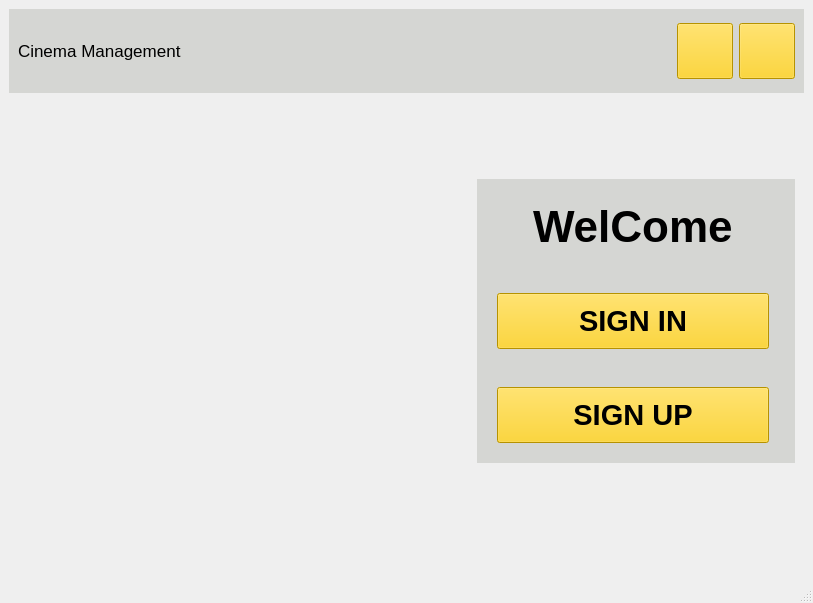
<?xml version="1.0" encoding="UTF-8"?>
<ui version="4.0">
 <class>MainWindow</class>
 <widget class="QMainWindow" name="MainWindow">
  <property name="geometry">
   <rect>
    <x>0</x>
    <y>0</y>
    <width>813</width>
    <height>603</height>
   </rect>
  </property>
  <property name="windowTitle">
   <string>MainWindow</string>
  </property>
  <property name="styleSheet">
   <string notr="true">#centralwidget
{
border-image: url(:/image/gr-stocks-q8P8YoR6erg-unsplash.jpg);
}
QPushButton
{
	background-color: rgb(255, 204, 0);
}

#pushButton_3:hover
{
    background-color:black;
color : rgb(255, 204, 0);
}
#pushButton_4:hover
{
    background-color:black;
color : rgb(255, 204, 0);
}</string>
  </property>
  <widget class="QWidget" name="centralwidget">
   <layout class="QVBoxLayout" name="verticalLayout">
    <item>
     <widget class="QWidget" name="hwidget" native="true">
      <property name="minimumSize">
       <size>
        <width>50</width>
        <height>67</height>
       </size>
      </property>
      <property name="styleSheet">
       <string notr="true">#hwidget
{
background-color: rgba(186, 189, 182,0.5);
}</string>
      </property>
      <layout class="QHBoxLayout">
       <item>
        <widget class="QLabel" name="label_2">
         <property name="font">
          <font>
           <pointsize>13</pointsize>
          </font>
         </property>
         <property name="text">
          <string>Cinema Management</string>
         </property>
        </widget>
       </item>
       <item>
        <spacer name="horizontalSpacer">
         <property name="orientation">
          <enum>Qt::Horizontal</enum>
         </property>
         <property name="sizeType">
          <enum>QSizePolicy::Expanding</enum>
         </property>
         <property name="sizeHint" stdset="0">
          <size>
           <width>613</width>
           <height>20</height>
          </size>
         </property>
        </spacer>
       </item>
       <item>
        <widget class="QPushButton" name="pushButton_2">
         <property name="sizePolicy">
          <sizepolicy hsizetype="Fixed" vsizetype="Fixed">
           <horstretch>2</horstretch>
           <verstretch>0</verstretch>
          </sizepolicy>
         </property>
         <property name="minimumSize">
          <size>
           <width>56</width>
           <height>56</height>
          </size>
         </property>
         <property name="maximumSize">
          <size>
           <width>56</width>
           <height>56</height>
          </size>
         </property>
         <property name="text">
          <string/>
         </property>
         <property name="icon">
          <iconset resource="images.qrc">
           <normaloff>:/icons/minimize.png</normaloff>:/icons/minimize.png</iconset>
         </property>
         <property name="iconSize">
          <size>
           <width>50</width>
           <height>50</height>
          </size>
         </property>
        </widget>
       </item>
       <item>
        <widget class="QPushButton" name="pushButton">
         <property name="sizePolicy">
          <sizepolicy hsizetype="Fixed" vsizetype="Fixed">
           <horstretch>2</horstretch>
           <verstretch>0</verstretch>
          </sizepolicy>
         </property>
         <property name="minimumSize">
          <size>
           <width>56</width>
           <height>56</height>
          </size>
         </property>
         <property name="maximumSize">
          <size>
           <width>56</width>
           <height>56</height>
          </size>
         </property>
         <property name="text">
          <string/>
         </property>
         <property name="icon">
          <iconset resource="images.qrc">
           <normaloff>:/icons/cross.png</normaloff>:/icons/cross.png</iconset>
         </property>
         <property name="iconSize">
          <size>
           <width>50</width>
           <height>50</height>
          </size>
         </property>
        </widget>
       </item>
      </layout>
     </widget>
    </item>
    <item>
     <spacer name="verticalSpacer_2">
      <property name="orientation">
       <enum>Qt::Vertical</enum>
      </property>
      <property name="sizeType">
       <enum>QSizePolicy::Fixed</enum>
      </property>
      <property name="sizeHint" stdset="0">
       <size>
        <width>20</width>
        <height>70</height>
       </size>
      </property>
     </spacer>
    </item>
    <item>
     <widget class="QWidget" name="gwidget" native="true">
      <property name="styleSheet">
       <string notr="true"/>
      </property>
      <layout class="QGridLayout" name="gridLayout">
       <property name="leftMargin">
        <number>20</number>
       </property>
       <property name="topMargin">
        <number>10</number>
       </property>
       <item row="0" column="0">
        <spacer name="horizontalSpacer_2">
         <property name="orientation">
          <enum>Qt::Horizontal</enum>
         </property>
         <property name="sizeType">
          <enum>QSizePolicy::Fixed</enum>
         </property>
         <property name="sizeHint" stdset="0">
          <size>
           <width>448</width>
           <height>20</height>
          </size>
         </property>
        </spacer>
       </item>
       <item row="0" column="1">
        <widget class="QWidget" name="vwidget" native="true">
         <property name="styleSheet">
          <string notr="true">#vwidget
{
 background-color : rgba(186, 189, 182,0.5);
}</string>
         </property>
         <layout class="QVBoxLayout" name="verticalLayout_2">
          <property name="spacing">
           <number>38</number>
          </property>
          <property name="leftMargin">
           <number>20</number>
          </property>
          <property name="topMargin">
           <number>20</number>
          </property>
          <property name="rightMargin">
           <number>20</number>
          </property>
          <property name="bottomMargin">
           <number>20</number>
          </property>
          <item alignment="Qt::AlignHCenter">
           <widget class="QLabel" name="label">
            <property name="sizePolicy">
             <sizepolicy hsizetype="Fixed" vsizetype="Fixed">
              <horstretch>0</horstretch>
              <verstretch>0</verstretch>
             </sizepolicy>
            </property>
            <property name="minimumSize">
             <size>
              <width>205</width>
              <height>56</height>
             </size>
            </property>
            <property name="maximumSize">
             <size>
              <width>61</width>
              <height>56</height>
             </size>
            </property>
            <property name="font">
             <font>
              <pointsize>33</pointsize>
              <weight>75</weight>
              <bold>true</bold>
             </font>
            </property>
            <property name="text">
             <string>WelCome</string>
            </property>
           </widget>
          </item>
          <item>
           <widget class="QPushButton" name="pushButton_3">
            <property name="sizePolicy">
             <sizepolicy hsizetype="Fixed" vsizetype="Fixed">
              <horstretch>0</horstretch>
              <verstretch>0</verstretch>
             </sizepolicy>
            </property>
            <property name="minimumSize">
             <size>
              <width>272</width>
              <height>56</height>
             </size>
            </property>
            <property name="maximumSize">
             <size>
              <width>56</width>
              <height>56</height>
             </size>
            </property>
            <property name="font">
             <font>
              <pointsize>22</pointsize>
              <weight>75</weight>
              <bold>true</bold>
             </font>
            </property>
            <property name="text">
             <string>SIGN IN</string>
            </property>
           </widget>
          </item>
          <item>
           <widget class="QPushButton" name="pushButton_4">
            <property name="minimumSize">
             <size>
              <width>272</width>
              <height>56</height>
             </size>
            </property>
            <property name="maximumSize">
             <size>
              <width>272</width>
              <height>56</height>
             </size>
            </property>
            <property name="font">
             <font>
              <pointsize>22</pointsize>
              <weight>75</weight>
              <bold>true</bold>
             </font>
            </property>
            <property name="text">
             <string>SIGN UP</string>
            </property>
           </widget>
          </item>
         </layout>
        </widget>
       </item>
      </layout>
     </widget>
    </item>
    <item>
     <spacer name="verticalSpacer">
      <property name="orientation">
       <enum>Qt::Vertical</enum>
      </property>
      <property name="sizeType">
       <enum>QSizePolicy::Fixed</enum>
      </property>
      <property name="sizeHint" stdset="0">
       <size>
        <width>20</width>
        <height>100</height>
       </size>
      </property>
     </spacer>
    </item>
   </layout>
  </widget>
  <widget class="QMenuBar" name="menubar">
   <property name="geometry">
    <rect>
     <x>0</x>
     <y>0</y>
     <width>813</width>
     <height>22</height>
    </rect>
   </property>
  </widget>
  <widget class="QStatusBar" name="statusbar"/>
 </widget>
 <resources>
  <include location="images.qrc"/>
 </resources>
 <connections>
  <connection>
   <sender>pushButton</sender>
   <signal>clicked()</signal>
   <receiver>MainWindow</receiver>
   <slot>close()</slot>
   <hints>
    <hint type="sourcelabel">
     <x>766</x>
     <y>71</y>
    </hint>
    <hint type="destinationlabel">
     <x>766</x>
     <y>122</y>
    </hint>
   </hints>
  </connection>
  <connection>
   <sender>pushButton_2</sender>
   <signal>clicked()</signal>
   <receiver>MainWindow</receiver>
   <slot>showMinimized()</slot>
   <hints>
    <hint type="sourcelabel">
     <x>694</x>
     <y>66</y>
    </hint>
    <hint type="destinationlabel">
     <x>695</x>
     <y>129</y>
    </hint>
   </hints>
  </connection>
 </connections>
</ui>
